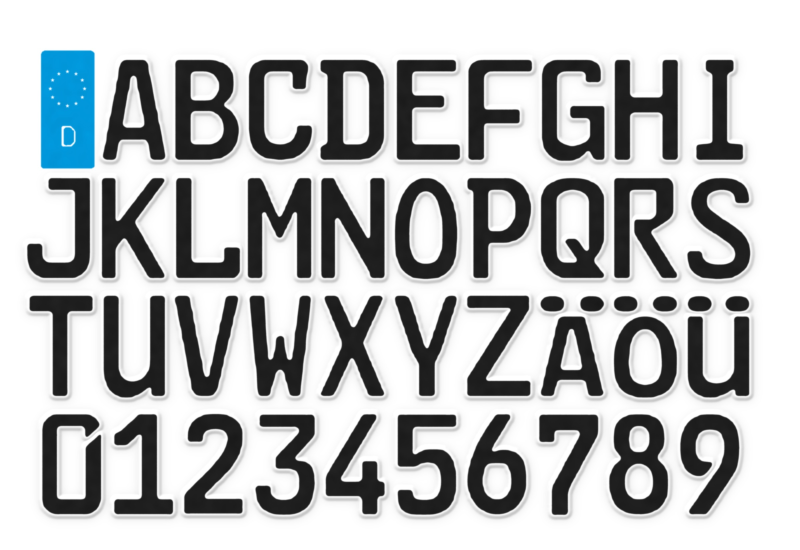
#> input picture dreidimensionale_kraftfahrzeugkennzeichenschirftart.png, 2400 x 1650 px, found by its file name (shown at 1/3 size)
$ python build_font.py
#> lines starting #> are read from the running program, lines starting #| are printed output that depends on the picture; after the words box and inside, x2 and y2 are one past the last pixel; in counts of white or black regions, pixels touching at a corner belong together
"""Build kraftfahrzeugkennzeichenschirftart TTF from original.png (clean master of fig1)."""
import numpy as np
from PIL import Image, ImageFilter
import potrace
from fontTools.fontBuilder import FontBuilder
from fontTools.pens.ttGlyphPen import TTGlyphPen
from fontTools.pens.cu2quPen import Cu2QuPen

SRC = "/home/carlo/prj/kraftfahrzeugkennzeichenschriftart/dreidimensionale_kraftfahrzeugkennzeichenschirftart.png"
FAMILY = "kraftfahrzeugkennzeichenschirftart"  # as requested (note: correct DE is ...schriftart)
EM = 1000
CAP = 700          # cap height in units
LSB = 90           # side bearing
UPSCALE = 3

img = Image.open(SRC).convert("RGB")
W, H = img.size
#> W = 2400; H = 1650
a = np.asarray(img).astype(np.float32)
R, G, B = a[..., 0], a[..., 1], a[..., 2]
lum = 0.299 * R + 0.587 * G + 0.114 * B
blue = (B > 110) & (B - R > 25) & (G > 70)
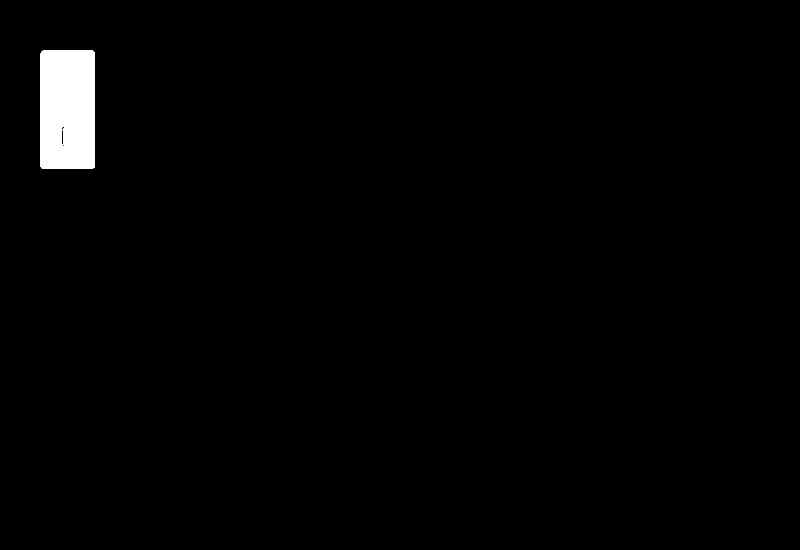
#> blue: shape (1650, 2400) bool (shown at 1/3 size); 1.5% white; 1 white region, box (x1, y1, x2, y2) and area: (121, 150, 285, 507) 58146
ink = (lum < 150) & (~blue)
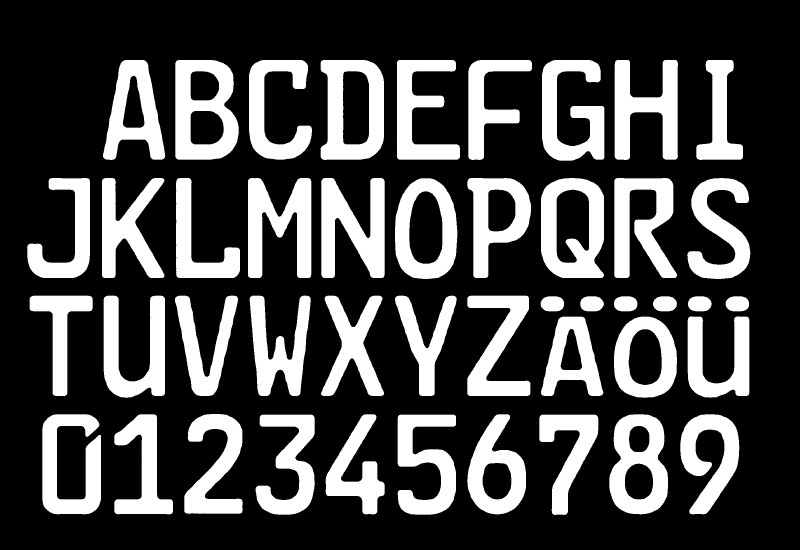
#> ink: shape (1650, 2400) bool (shown at 1/3 size); 27.3% white; 45 white regions, largest, box (x1, y1, x2, y2) and area: (526, 180, 716, 479) 35284, (964, 534, 1154, 834) 34744, (1623, 534, 1812, 834) 33949
# NOTE: no whole-stripe wipe here: rows 1-3 have glyphs (J/T/0) under the
# blue box's x-range; the blue-pixel mask above already excludes the EU field.
ink_pil = Image.fromarray((ink * 255).astype(np.uint8))
ink_pil = ink_pil.filter(ImageFilter.MedianFilter(3))
ink = np.asarray(ink_pil) > 127

# --- row split via horizontal projection ---
rowsum = ink.sum(axis=1)
#> rowsum = 1650 values, max 1316 at index 208, min 0 at index 0, mean 654.5
mask = rowsum > (W * 0.02)
bands, inb, st = [], False, 0
for y in range(H):
    if mask[y] and not inb:
        inb, st = True, y
    elif not mask[y] and inb:
        inb = False
        if y - st > 20:
            bands.append((st, y))
#> after the loop, bands = [(180, 480), (534, 836), (887, 1192), (1243, 1544)]; inb = False; st = 1243
if inb and H - st > 20:
    bands.append((st, H))
print("row bands:", bands)
#| row bands: [(180, 480), (534, 836), (887, 1192), (1243, 1544)]
assert len(bands) == 4, f"expected 4 rows, got {len(bands)}"

ROW_NAMES = [
    list("ABCDEFGHI"),
    list("JKLMNOPQRS"),
    list("TUVWXYZ") + ["Ä", "Ö", "Ü"],
    list("0123456789"),
]

def split_cols(band):
#> called with band = (180, 480)
    y0, y1 = band
    colsum = ink[y0:y1, :].sum(axis=0)
#> colsum = 2400 values, max 300 at index 1872, min 0 at index 0, mean 107
    cm = colsum > ((y1 - y0) * 0.03)
    boxes, inb, st = [], False, 0
    for x in range(W):
        if cm[x] and not inb:
            inb, st = True, x
        elif not cm[x] and inb:
            inb = False
            if x - st > 12:
                boxes.append((st, x))
#> after the loop, boxes = [(310, 495), (526, 716), (747, 936), (962, 1152), (1191, 1380), (1405, 1596), (1626, 1813), (1844, 2034), (2089, 2229)]; inb = False; st = 2089
    if inb and W - st > 12:
        boxes.append((st, W))
    # merge boxes split by thin gaps (e.g. inner counters don't split cols since projection;
    # but '0' slash-gap is horizontal so fine). Merge gaps < 8px.
    merged = []
    for b in boxes:
        if merged and b[0] - merged[-1][1] < 8:
            merged[-1] = (merged[-1][0], b[1])
        else:
            merged.append(b)
#> this loop made 9 passes
#> after the loop, merged has the same summary as boxes
    return merged

all_boxes = [split_cols(b) for b in bands]
#> the loop in split_cols (call 2), `for b in boxes:` made 10 passes
#> b on passes 1 to 10: (82, 270), (306, 493), (528, 720), (744, 934), (964, 1154), (1185, 1372), (1402, 1593), (1623, 1812), (1843, 2030), (2063, 2251)
#> all_boxes = 4 items
for i, bx in enumerate(all_boxes):
    print(f"row{i}: {len(bx)} boxes")
    assert len(bx) == len(ROW_NAMES[i]), f"row{i}: want {len(ROW_NAMES[i])} got {len(bx)}"
#> this loop made 4 passes
#| row0: 9 boxes
#| row1: 10 boxes
#| row2: 10 boxes
#| row3: 10 boxes

# --- trace one glyph crop to cubic contours (potrace coords, y down) ---
def trace_glyph_crop(y0, y1, x0, x1):
#> called with y0 = 180, y1 = 480, x0 = 310, x1 = 495
    pad = 6
    y0 = max(0, y0 - pad); y1 = min(H, y1 + pad)
#> after `y1 = min(H, y1 + pad)`: y1 = 486
    x0 = max(0, x0 - pad); x1 = min(W, x1 + pad)
#> after `x1 = min(W, x1 + pad)`: x1 = 501
    crop = Image.fromarray((ink[y0:y1, x0:x1] * 255).astype(np.uint8))
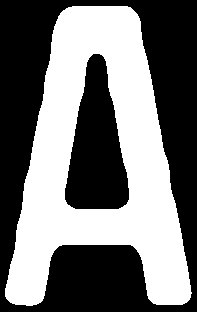
#> crop: PIL image 197x312 L; 45.5% white; 1 white region, box (x1, y1, x2, y2) and area: (5, 6, 192, 306) 27987
    crop = crop.resize((crop.width * UPSCALE, crop.height * UPSCALE), Image.LANCZOS)
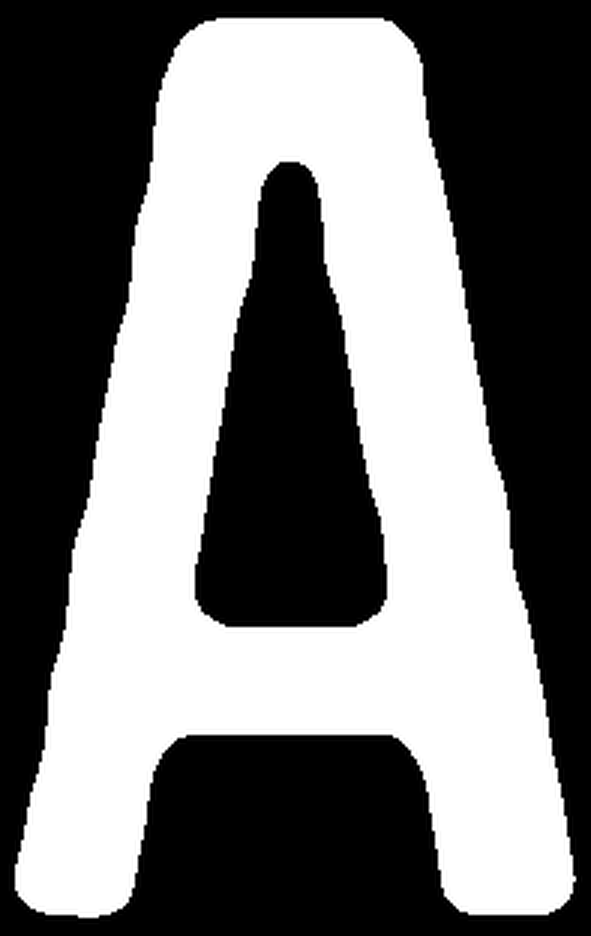
#> crop: PIL image 591x936 L; min 0, max 255, mean 116.1
    arr = np.asarray(crop)
    binarr = (arr > 140).astype(np.uint8)  # True=white bg
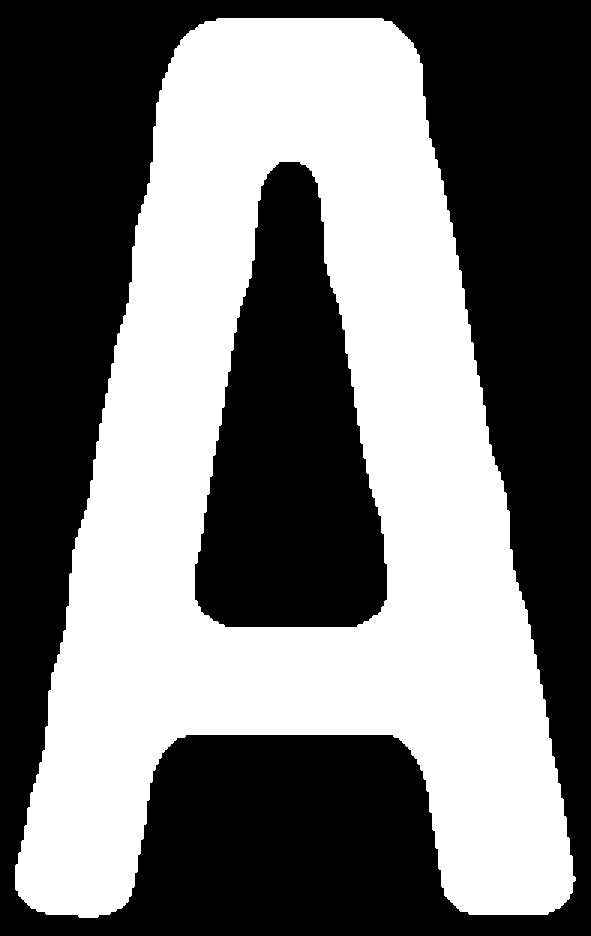
#> binarr: shape (936, 591); values 0 (black) and 1 (white), 45.5% white; 1 white region, box (x1, y1, x2, y2) and area: (15, 18, 576, 918) 251624
    # potrace Bitmap: 0=black(background?) -- Bitmap(data) treats nonzero as black? use invert check:
    # potracer: Bitmap(data, blacklevel); data>blacklevel => black? We want ink(black glyph)=1.
    data = (binarr == 0).astype(np.uint8)  # glyph pixels = 1? test both below
    # NOTE: potrace lib treats 1 as foreground? verify empirically: trace and check bbox non-empty
#> (the run stopped early here; a loop or call above may not have finished)
